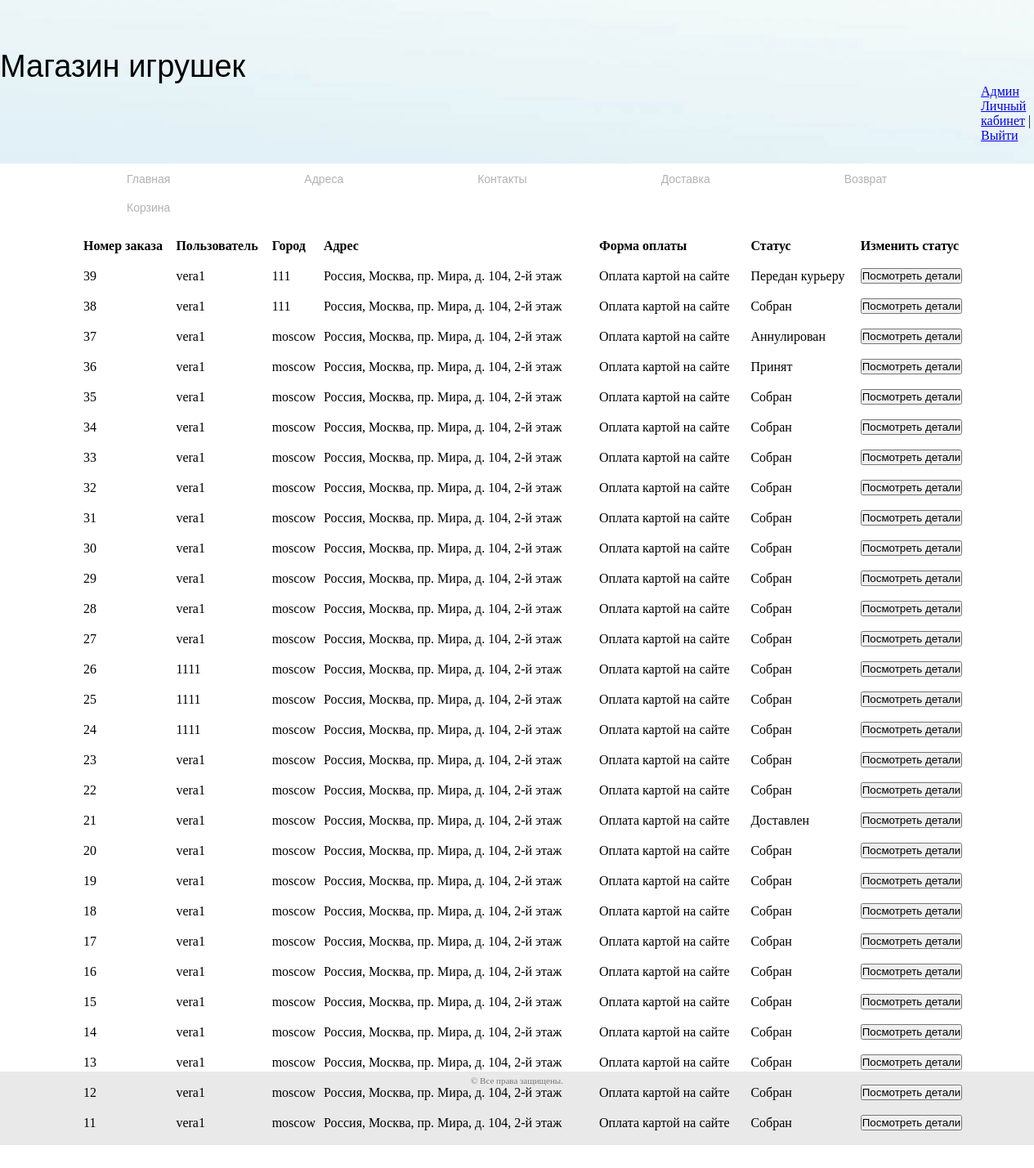
The app's page /admin_app/orders_list/ (signed in), older data.
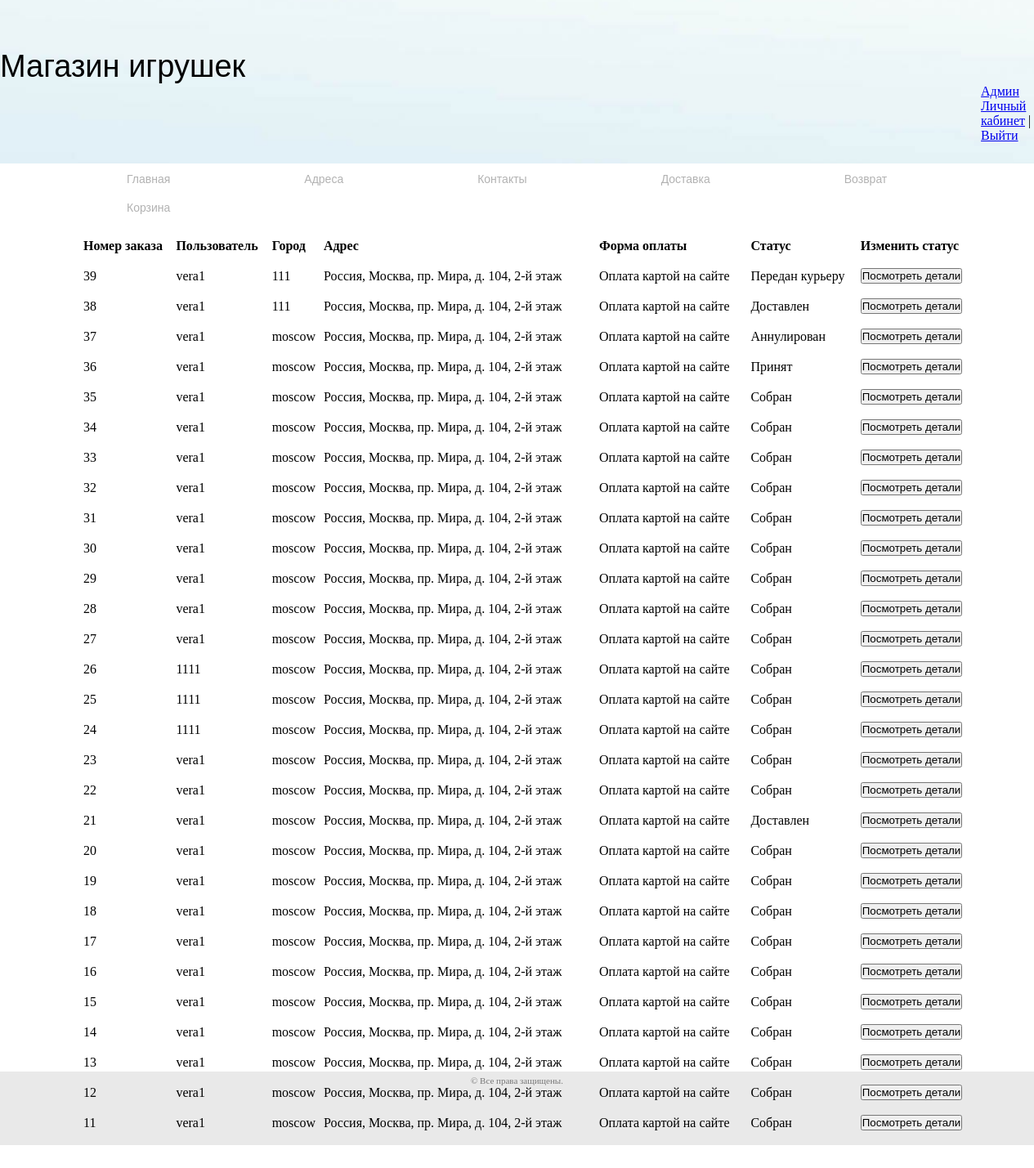
The same page, newer data.
### orders/models.py (models this page shows, shortened)
class Order(models.Model):
    PAYMENT_METHOD = (
        ('1', 'Оплата картой на сайте'),
        ('2', 'Оплата картой при получении'),
        ('3', 'Оплата наличными при получении')
    )
    ORDER_STATUS = (
        ('1', 'Принят'),
        ('2', 'Собран'),
        ('3', 'Передан курьеру'),
        ('4', 'Доставлен'),
        ('5', 'Аннулирован')
    )
    user = models.ForeignKey('user.User', on_delete=models.CASCADE, verbose_name='Пользователь',
                             related_name="user_basket")
    address = models.CharField(max_length=250)
    city = models.CharField(max_length=100)
    created = models.DateTimeField(auto_now_add=True)
    paid = models.CharField('метод оплаты', max_length=100, choices=PAYMENT_METHOD, default='1')
    order_status = models.CharField('Статус Заказа', max_length=100, choices=ORDER_STATUS, default='1')
    class Meta:
        ordering = ('-created',)
        verbose_name = 'Заказ'
        verbose_name_plural = 'Заказы'

### user/models.py (models this page shows)
class User(AbstractUser):
    phone = models.CharField('телефон', validators=[phone_validator], max_length=13, unique=True)
    def __str__(self):
        return self.username

### admin_app/views.py (the view)
# urls.py: path('orders_list/', views.orders_list, name='orders_list'),
@login_required
def orders_list(request):
    if request.user.is_superuser:
        order_list = Order.objects.all()
        return render(request, 'admin_app/orders_list.html',
                          {'order_list': order_list})
    else:
        return redirect('shop:title')

### cart/context_processors.py (called while the page is built)
def cart(request):
    return {'cart': Cart(request)}

### admin_app/templates/admin_app/orders_list.html (shortened to what this page needs)
{% extends "orders/base.html" %}
{% block content %}
<table class="cart">
    <thead>
      <tr class="spaceUnder">
        <th>Номер заказа</th>
        <th>Пользователь</th>
        <th>Город</th>
        <th>Адрес</th>
        <th>Форма оплаты</th>
        <th>Статус</th>
        <th>Изменить статус</th>
      </tr>
    </thead>
    <tbody>
    {% for order in order_list %}
    <tr class="spaceUnder">
        <td>{{order.id}}</td>
        <td>{{order.user}}</td>
        <td>{{order.city}}</td>
        <td>{{order.address}}</td>
        <td>{{ order.get_paid_display }}</td>
        <td>{{ order.get_order_status_display }}</td>
        <td><form action="{% url 'admin_app:order_detail' order.id %}">
        <button type="submit">Посмотреть детали</button>
        </form></td>
    </tr>
    {% endfor %}
    </tbody>
</table>
{% endblock %}

Row changes from the older to the newer data that the page shows:
changed Order id 38: order_status "Собран" → "Доставлен"
